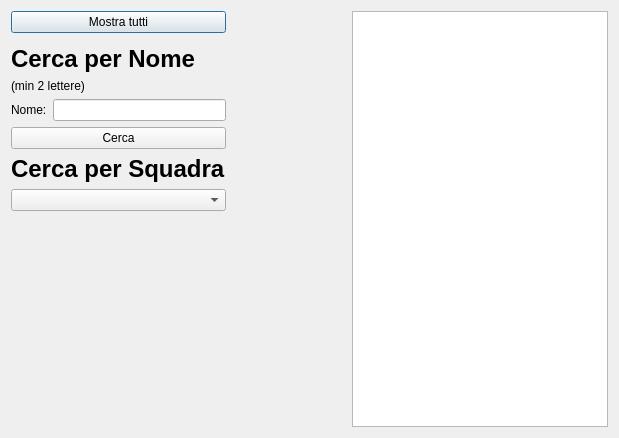
<?xml version="1.0" encoding="UTF-8"?>
<ui version="4.0">
 <class>Giocatori</class>
 <widget class="QDialog" name="Giocatori">
  <property name="geometry">
   <rect>
    <x>0</x>
    <y>0</y>
    <width>619</width>
    <height>438</height>
   </rect>
  </property>
  <property name="windowTitle">
   <string>Giocatori</string>
  </property>
  <layout class="QHBoxLayout" name="horizontalLayout_3">
   <item>
    <layout class="QHBoxLayout" name="horizontalLayout_2">
     <property name="sizeConstraint">
      <enum>QLayout::SetDefaultConstraint</enum>
     </property>
     <item>
      <layout class="QVBoxLayout" name="verticalLayout">
       <item>
        <widget class="QPushButton" name="pushButton">
         <property name="text">
          <string>Mostra tutti</string>
         </property>
        </widget>
       </item>
       <item>
        <spacer name="verticalSpacer">
         <property name="orientation">
          <enum>Qt::Vertical</enum>
         </property>
         <property name="sizeHint" stdset="0">
          <size>
           <width>20</width>
           <height>28</height>
          </size>
         </property>
        </spacer>
       </item>
       <item>
        <widget class="QLabel" name="label">
         <property name="text">
          <string>&lt;html&gt;&lt;head/&gt;&lt;body&gt;&lt;p&gt;&lt;span style=&quot; font-size:18pt; font-weight:600;&quot;&gt;Cerca per Nome&lt;/span&gt;&lt;/p&gt;&lt;/body&gt;&lt;/html&gt;</string>
         </property>
        </widget>
       </item>
       <item>
        <widget class="QLabel" name="label_3">
         <property name="text">
          <string>(min 2 lettere)</string>
         </property>
        </widget>
       </item>
       <item>
        <layout class="QHBoxLayout" name="horizontalLayout">
         <item>
          <widget class="QLabel" name="label_2">
           <property name="text">
            <string>Nome:</string>
           </property>
          </widget>
         </item>
         <item>
          <widget class="QLineEdit" name="lineEdit"/>
         </item>
        </layout>
       </item>
       <item>
        <widget class="QPushButton" name="pushButton_2">
         <property name="text">
          <string>Cerca</string>
         </property>
        </widget>
       </item>
       <item>
        <widget class="QLabel" name="label_4">
         <property name="text">
          <string>&lt;html&gt;&lt;head/&gt;&lt;body&gt;&lt;p&gt;&lt;span style=&quot; font-size:18pt; font-weight:600;&quot;&gt;Cerca per Squadra&lt;/span&gt;&lt;/p&gt;&lt;/body&gt;&lt;/html&gt;</string>
         </property>
        </widget>
       </item>
       <item>
        <widget class="QComboBox" name="comboBox"/>
       </item>
       <item>
        <spacer name="verticalSpacer_2">
         <property name="orientation">
          <enum>Qt::Vertical</enum>
         </property>
         <property name="sizeHint" stdset="0">
          <size>
           <width>20</width>
           <height>238</height>
          </size>
         </property>
        </spacer>
       </item>
      </layout>
     </item>
     <item>
      <spacer name="horizontalSpacer">
       <property name="orientation">
        <enum>Qt::Horizontal</enum>
       </property>
       <property name="sizeHint" stdset="0">
        <size>
         <width>40</width>
         <height>20</height>
        </size>
       </property>
      </spacer>
     </item>
     <item>
      <widget class="QListWidget" name="listGiocatori"/>
     </item>
    </layout>
   </item>
  </layout>
 </widget>
 <resources/>
 <connections/>
</ui>
